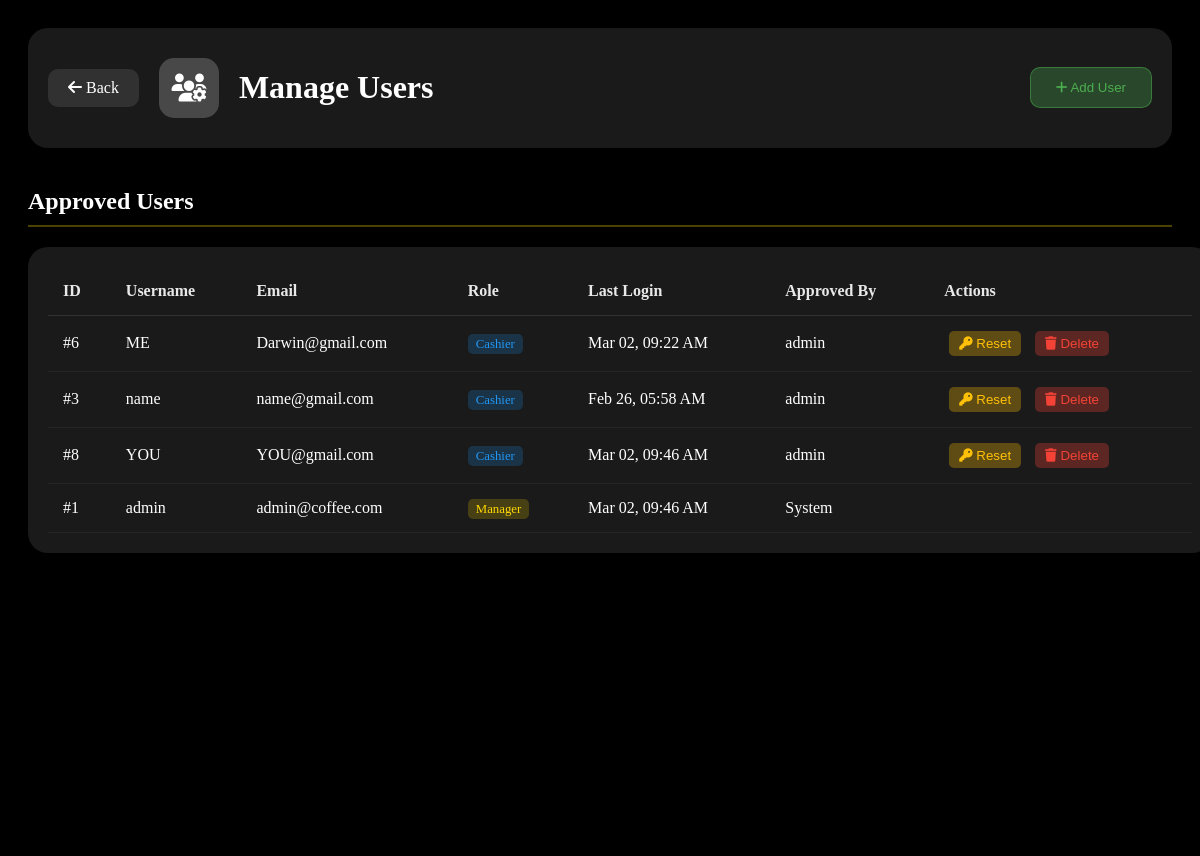
The page /manage-users.php (signed in) on the database its author committed.
### tables this page shows
CREATE TABLE `users` (
  `id` int(11) NOT NULL,
  `username` varchar(50) NOT NULL,
  `email` varchar(100) NOT NULL,
  `password` varchar(255) NOT NULL,
  `role` enum('cashier','manager') DEFAULT 'cashier',
  `created_at` timestamp NOT NULL DEFAULT current_timestamp(),
  `last_login` timestamp NULL DEFAULT NULL,
  `last_logout` timestamp NULL DEFAULT NULL,
  `is_approved` tinyint(1) DEFAULT 0,
  `approved_by` int(11) DEFAULT NULL,
  `approved_at` timestamp NULL DEFAULT NULL
);

### manage-users.php (the view, shortened to what this page needs)
<?php
require_once 'config.php';
$approved_users = $conn->query("SELECT u.*, a.username as approved_by_name
                                FROM users u
                                LEFT JOIN users a ON u.approved_by = a.id
                                WHERE u.is_approved = TRUE
                                ORDER BY u.role, u.username");
?>
<!DOCTYPE html>
<html lang="en">
<head>
    <link rel="stylesheet" href="https://cdnjs.cloudflare.com/ajax/libs/font-awesome/6.4.0/css/all.min.css">
</head>
<body>
    <video autoplay muted loop id="video-background">
        <source src="videos/coffee-bg2.mp4" type="video/mp4">
    </video>
    <div class="video-overlay"></div>
    <div class="container">
        <div class="header">
            <div class="brand">
                <a href="dashboard.php"><i class="fas fa-arrow-left"></i> Back</a>
                <div class="logo"><i class="fas fa-users-cog"></i></div>
                <div class="brand-text">
                    <h1>Manage Users</h1>
                </div>
            </div>
            <button class="btn-add" onclick="openAddModal()"><i class="fas fa-plus"></i> Add User</button>
        </div>
        <h2 class="section-title">Approved Users</h2>
        <div class="users-table">
            <table>
                <thead>
                    <tr>
                        <th>ID</th>
                        <th>Username</th>
                        <th>Email</th>
                        <th>Role</th>
                        <th>Last Login</th>
                        <th>Approved By</th>
                        <th>Actions</th>
                    </tr>
                </thead>
                <tbody>
                    <?php while($user = $approved_users->fetch_assoc()): ?>
                    <tr>
                        <td>#<?php echo $user['id']; ?></td>
                        <td><?php echo htmlspecialchars($user['username']); ?></td>
                        <td><?php echo htmlspecialchars($user['email']); ?></td>
                        <td>
                            <span class="role-badge role-<?php echo $user['role']; ?>">
                                <?php echo ucfirst($user['role']); ?>
                            </span>
                        </td>
                        <td><?php echo $user['last_login'] ? date('M d, h:i A', strtotime($user['last_login'])) : 'Never'; ?></td>
                        <td><?php echo $user['approved_by_name'] ?? 'System'; ?></td>
                        <td>
                            <?php if($user['id'] != $_SESSION['user_id']): ?>
                            <form method="POST" style="display: inline;">
                                <button type="submit" name="reset_password" class="btn-reset" onclick="return confirm('Reset password to default?')">
                                    <i class="fas fa-key"></i> Reset
                                </button>
                            </form>
                            <form method="POST" style="display: inline;">
                                <button type="submit" name="delete_user" class="btn-delete" onclick="return confirm('Delete this user?')">
                                    <i class="fas fa-trash"></i> Delete
                                </button>
                            </form>
                            <?php endif; ?>
                        </td>
                    </tr>
                    <?php endwhile; ?>
                </tbody>
            </table>
        </div>
    </div>
</body>
</html>

### manage-users.php (style rules this page uses)
body { background: #000; min-height: 100vh; padding: 20px; position: relative; }
#video-background { position: fixed; top: 0; left: 0; width: 100%; height: 100%; object-fit: cover; z-index: -2; }
.video-overlay { position: fixed; top: 0; left: 0; width: 100%; height: 100%; background: rgba(0,0,0,0.4); z-index: -1; }
.container { max-width: 1200px; margin: 0 auto; }
.header { display: flex; justify-content: space-between; align-items: center; margin-bottom: 40px; padding: 20px; background: rgba(255,255,255,0.1); border-radius: 20px; backdrop-filter: blur(15px); flex-wrap: wrap; gap: 20px; }
.brand { display: flex; align-items: center; gap: 20px; }
.brand a { color: white; text-decoration: none; padding: 10px 20px; background: rgba(255,255,255,0.1); border-radius: 10px; }
.logo { width: 60px; height: 60px; background: rgba(255,255,255,0.2); border-radius: 15px; display: flex; align-items: center; justify-content: center; color: white; font-size: 28px; }
.brand-text h1 { color: white; font-size: 2rem; }
.btn-add { background: rgba(76,175,80,0.3); color: #4CAF50; border: 1px solid rgba(76,175,80,0.5); padding: 12px 25px; border-radius: 10px; cursor: pointer; }
.section-title { color: white; font-size: 1.5rem; margin: 30px 0 20px; padding-bottom: 10px; border-bottom: 2px solid rgba(255,215,0,0.3); }
.users-table { width: 100%; background: rgba(255,255,255,0.1); border-radius: 20px; padding: 20px; backdrop-filter: blur(15px); overflow-x: auto; margin-bottom: 40px; }
.users-table table { width: 100%; border-collapse: collapse; min-width: 800px; }
.users-table th { color: rgba(255,255,255,0.9); text-align: left; padding: 15px; border-bottom: 1px solid rgba(255,255,255,0.1); }
.users-table td { color: white; padding: 15px; border-bottom: 1px solid rgba(255,255,255,0.05); }
.role-badge { padding: 3px 8px; border-radius: 5px; font-size: 0.8rem; }
.role-manager { background: rgba(255,215,0,0.2); color: #ffd700; }
.role-cashier { background: rgba(33,150,243,0.2); color: #2196F3; }
.btn-approve, .btn-reject, .btn-reset, .btn-delete { padding: 5px 10px; border: none; border-radius: 5px; cursor: pointer; margin: 0 5px; }
.btn-reset { background: rgba(255,193,7,0.3); color: #ffc107; }
.btn-delete { background: rgba(244,67,54,0.3); color: #f44336; }

### rows shown on the page
users: id "6", username "ME", email "Darwin@gmail.com", role "Cashier", last_login "Mar 02, 09:22 AM", users.username "admin"
users: id "3", username "name", email "name@gmail.com", role "Cashier", last_login "Feb 26, 05:58 AM", users.username "admin"
users: id "8", username "YOU", email "YOU@gmail.com", role "Cashier", last_login "Mar 02, 09:46 AM", users.username "admin"
users: id "1", username "admin", email "admin@coffee.com", role "Manager", last_login "Mar 02, 09:46 AM", approved_by_name "System"
